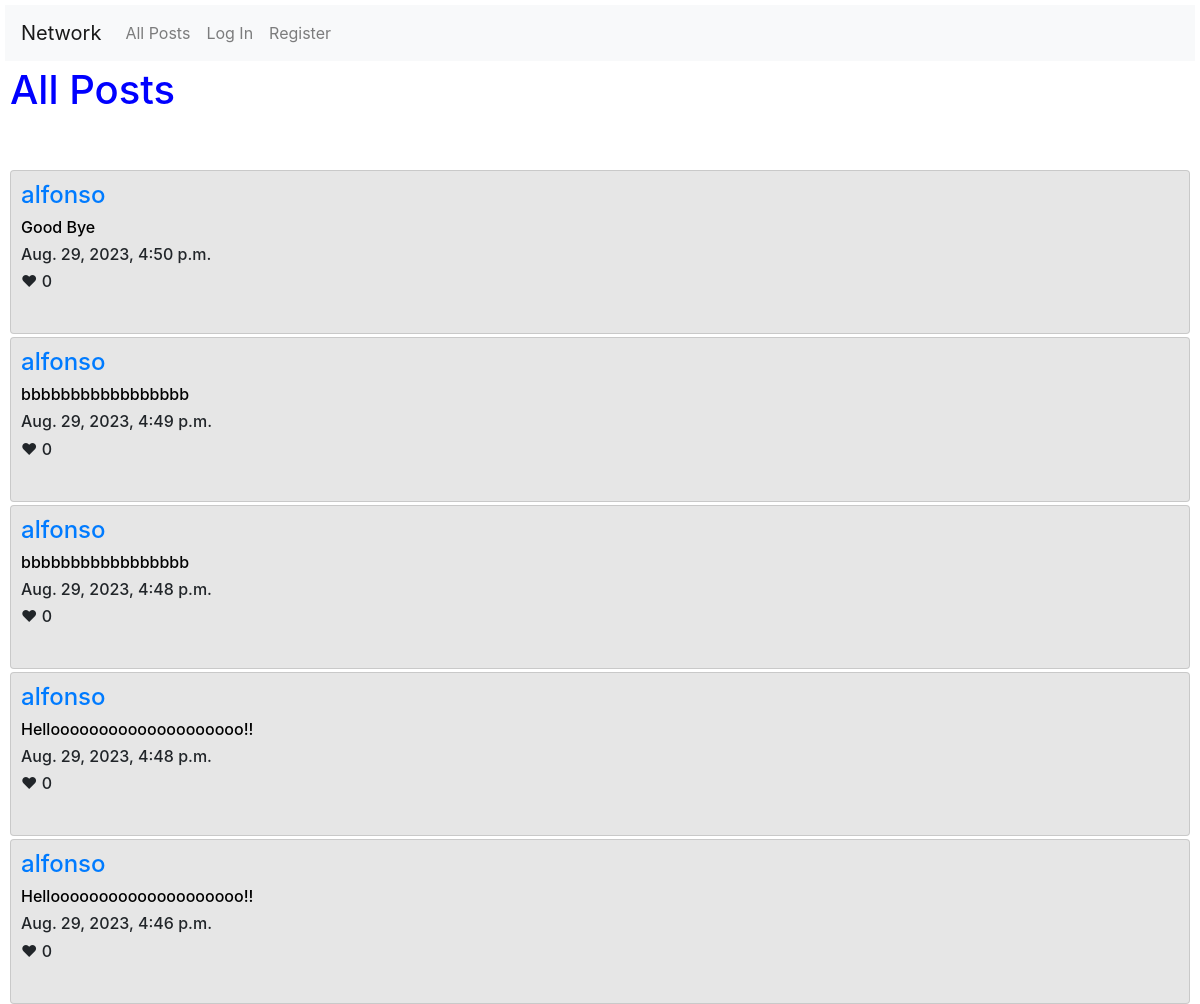
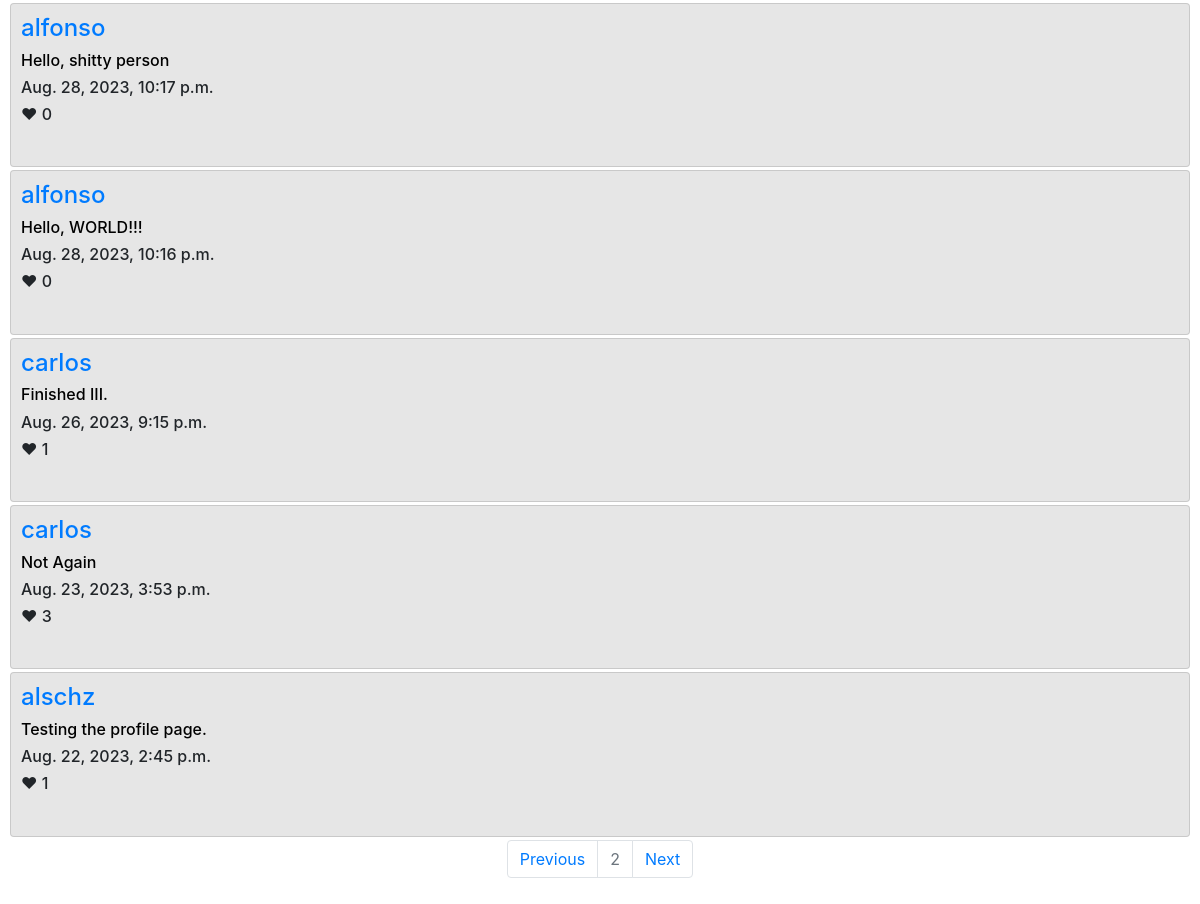
Screenshot of /?page=2 with the database file from the repository (2 pictures, top to bottom).
### network/models.py (models this page shows, shortened)
class Post(models.Model):
    user = models.ForeignKey(User, on_delete=models.CASCADE, related_name="poster")
    content = models.TextField(max_length=180, null=False)
    timestamp = models.DateTimeField(auto_now_add=True)
    like = models.IntegerField(default=0)

class User(AbstractUser):
    pass

### network/views.py (the view, shortened to what this page needs)
# urls.py: path("", views.index, name="index"),
def index(request):
    all_posts = Post.objects.all().order_by("-timestamp")
    posts = []
    for i in range(0, len(all_posts)):
        posts.append(all_posts[i])
    posts.sort(key=lambda post: post.id, reverse=True)
    paginator = Paginator(posts, 10)
    page_number = request.GET.get("page")
    page_obj = paginator.get_page(page_number)
    likes = UserLike.objects.filter(user_id=request.user.id)
    liked_posts = []
    for i in range(0, len(likes)):
        for j in range(0, len(posts)):
            if likes[i].post_like == posts[j]:
                liked_posts.append(posts[j])
    return render(request, "network/index.html",
                  {"posts": page_obj,
                   "likes": liked_posts,
                   })

### network/templates/network/index.html (shortened to what this page needs)
{% extends "network/layout.html" %}
{% block body %}
    <h1>All Posts</h1>
    <br>
    <br>
    {% for post in posts %}
        <div class="card">
            <h4><a href="{% url 'profile' post.user %}">{{post.user}}</a></h4>
            <div id="post_{{post.id}}">
                <h6><a id="anchor_{{post.id}}" class="anchor_content" href="{% url 'post_page' post.id %}">{{post.content}}</a></h6>
                <h6> {{post.timestamp}} </h6>
                <h6 id="like_{{post.id}}">&#10084; {{post.like}}</h6>
                <br>
            </div>
        </div>
    {% endfor %}
    <nav aria-label="Page navigation example">
        <ul class="pagination justify-content-center">
        {% if posts.has_previous %}
            <li class="page-item">
            <a class="page-link" href="?page=1">Previous</a>
            </li>
        {% endif %}
            <li class="page-item disabled"><a class="page-link" href="#">{{posts.number}}</a></li>
        {% if posts.has_next %}
            <li class="page-item">
            <a class="page-link" href="?page={{ posts.next_page_number }}">Next</a>
            </li>
        {% endif %}
        </ul>
    </nav>
{% endblock %}

### network/static/network/styles.css (style rules this page uses)
h1 { color: blue; }
.card { padding: 10px; background-color: rgb(230, 230, 230); margin-bottom: 3px; }
body, #block-body { padding: 5px; }
.anchor_content { text-decoration: none; color: black; }

### rows the page displays
Post: user "alfonso", content "Good Bye", timestamp "Aug. 29, 2023, 4:50 p.m.", like "0"
Post: user "alfonso", content "bbbbbbbbbbbbbbbbb", timestamp "Aug. 29, 2023, 4:49 p.m.", like "0"
Post: user "alfonso", content "bbbbbbbbbbbbbbbbb", timestamp "Aug. 29, 2023, 4:48 p.m.", like "0"
Post: user "alfonso", content "Helloooooooooooooooooooo!!", timestamp "Aug. 29, 2023, 4:48 p.m.", like "0"
Post: user "alfonso", content "Helloooooooooooooooooooo!!", timestamp "Aug. 29, 2023, 4:46 p.m.", like "0"
Post: user "alfonso", content "Hello, shitty person", timestamp "Aug. 28, 2023, 10:17 p.m.", like "0"
Post: user "alfonso", content "Hello, WORLD!!!", timestamp "Aug. 28, 2023, 10:16 p.m.", like "0"
Post: user "carlos", content "Finished III.", timestamp "Aug. 26, 2023, 9:15 p.m.", like "1"
Post: user "carlos", content "Not Again", timestamp "Aug. 23, 2023, 3:53 p.m.", like "3"
Post: user "alschz", content "Testing the profile page.", timestamp "Aug. 22, 2023, 2:45 p.m.", like "1"

### other values shown
{{ posts.number }} "2"
